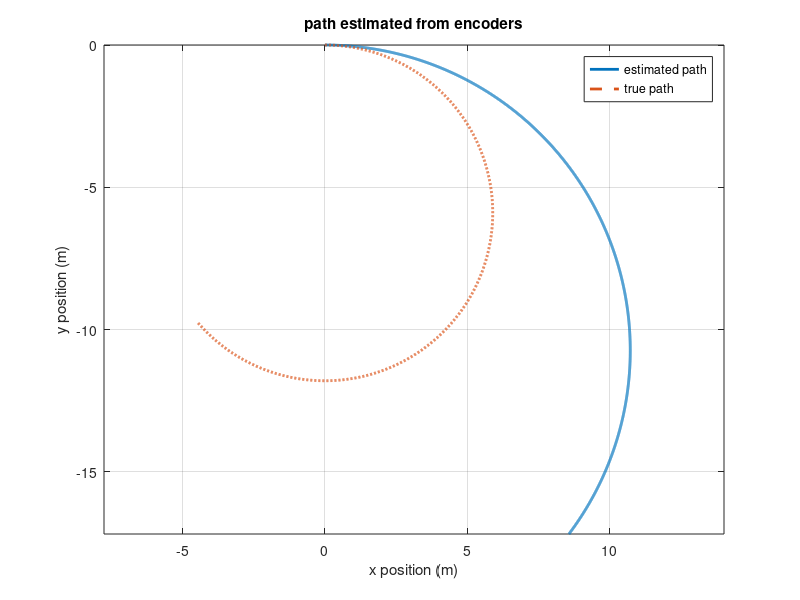

The MATLAB source for this figure:

clear;
clc;
close all;

dt = 0.02;
T = 80;
time = 0:dt:T;

%% robot and encoder settings
wheelRadiusAssumed = 0.033;        % wheel radius the robot software believes (m)
wheelRadiusLeftActual = 0.033;     % real left wheel radius (m)
wheelRadiusRightActual = 0.0325;   % real right wheel radius, slightly worn (m)
wheelBase = 0.20;           % distance between the wheels (m)
ticksPerRev = 360;          % encoder ticks per wheel revolution
distancePerTickAssumed = 2*pi*wheelRadiusAssumed / ticksPerRev;
distancePerTickLeftActual = 2*pi*wheelRadiusLeftActual / ticksPerRev;
distanceperTickRightActual = 2*pi*wheelRadiusRightActual / ticksPerRev;


%% true wheel speeds
trueSpeedLeft = 0.30;       % m/s
trueSpeedRight = 0.29;      % m/s

%% storage
trueDistanceLeft = zeros(size(time));
trueDistanceRight = zeros(size(time));
tickCountLeft = zeros(size(time));
tickCountRight = zeros(size(time));

%% noise settings
noiseStd = 0;               % typical tick error per step (set to 0 for no noise)
rng(1);                     % fix the random sequence so results can be repeated (use rng('shuffle'))
%% encoder loop
for k = 2:length(time)
    trueDistanceLeft(k) = trueDistanceLeft(k-1) + trueSpeedLeft*dt;
    trueDistanceRight(k) = trueDistanceRight(k-1) + trueSpeedRight*dt;

    % ticks a perfect encoder would count this step
    idealTicksLeft = floor(trueDistanceLeft(k) / distancePerTickLeftActual) - floor(trueDistanceLeft(k-1) / distancePerTickLeftActual);
    idealTicksRight = floor(trueDistanceRight(k) / distanceperTickRightActual) - floor(trueDistanceRight(k-1) / distanceperTickRightActual);

    % add random error, keep whole numbers, can be negative
    noisyTicksLeft = idealTicksLeft + round(noiseStd * randn);
    noisyTicksRight = idealTicksRight + round(noiseStd * randn);

    % running tick counts
    tickCountLeft(k) = tickCountLeft(k-1) + noisyTicksLeft;
    tickCountRight(k) = tickCountRight(k-1) + noisyTicksRight;
end

%% starting positions
headingEstimate = 0;    % rad
xEstimate = 0;          % m
yEstimate = 0;          % m

headingTrue = 0;        
xTrue = 0;
yTrue = 0;

%% storage
xHistory = zeros(size(time));
yHistory = zeros(size(time));

xTrueHistory = zeros(size(time));
yTrueHistory = zeros(size(time));

%% odometry loop
for k = 2:length(time)

    % ticks that arrived this step
    ticksLeft = tickCountLeft(k) - tickCountLeft(k-1);
    ticksRight = tickCountRight(k) - tickCountRight(k-1);

    % convert to distances
    distanceLeft = ticksLeft * distancePerTickAssumed;
    distanceRight = ticksRight * distancePerTickAssumed;

    % motion of the robot in this step
    distanceCentre = (distanceRight + distanceLeft) / 2;
    headingChange = (distanceRight - distanceLeft) / wheelBase; % wheelbase is distance between wheels

    % update the believed positions
    headingEstimate = headingEstimate + headingChange;
    xEstimate = xEstimate + distanceCentre * cos(headingEstimate);
    yEstimate = yEstimate + distanceCentre * sin(headingEstimate);

    xHistory(k) = xEstimate;
    yHistory(k) = yEstimate;

    % true positions to compare for drift
    trueStepLeft = trueDistanceLeft(k) - trueDistanceLeft(k-1);
    trueStepRight = trueDistanceRight(k) - trueDistanceRight(k-1);
    trueStepCentre = (trueStepLeft + trueStepRight) / 2;
    trueHeadingChange = (trueStepRight - trueStepLeft) / wheelBase;

    headingTrue = headingTrue + trueHeadingChange;
    xTrue = xTrue + trueStepCentre * cos(headingTrue);
    yTrue = yTrue + trueStepCentre * sin(headingTrue);

    xTrueHistory(k) = xTrue;
    yTrueHistory(k) = yTrue;

end

%% plot estimated path against true path for drift
plot(xHistory, yHistory, 'LineWidth', 2);
hold on;
plot(xTrueHistory, yTrueHistory, '--', 'LineWidth', 2);
axis equal;
grid on;
xlabel('x position (m)');
ylabel('y position (m)');
title('path estimated from encoders');
legend('estimated path', 'true path', 'Location', 'best');
